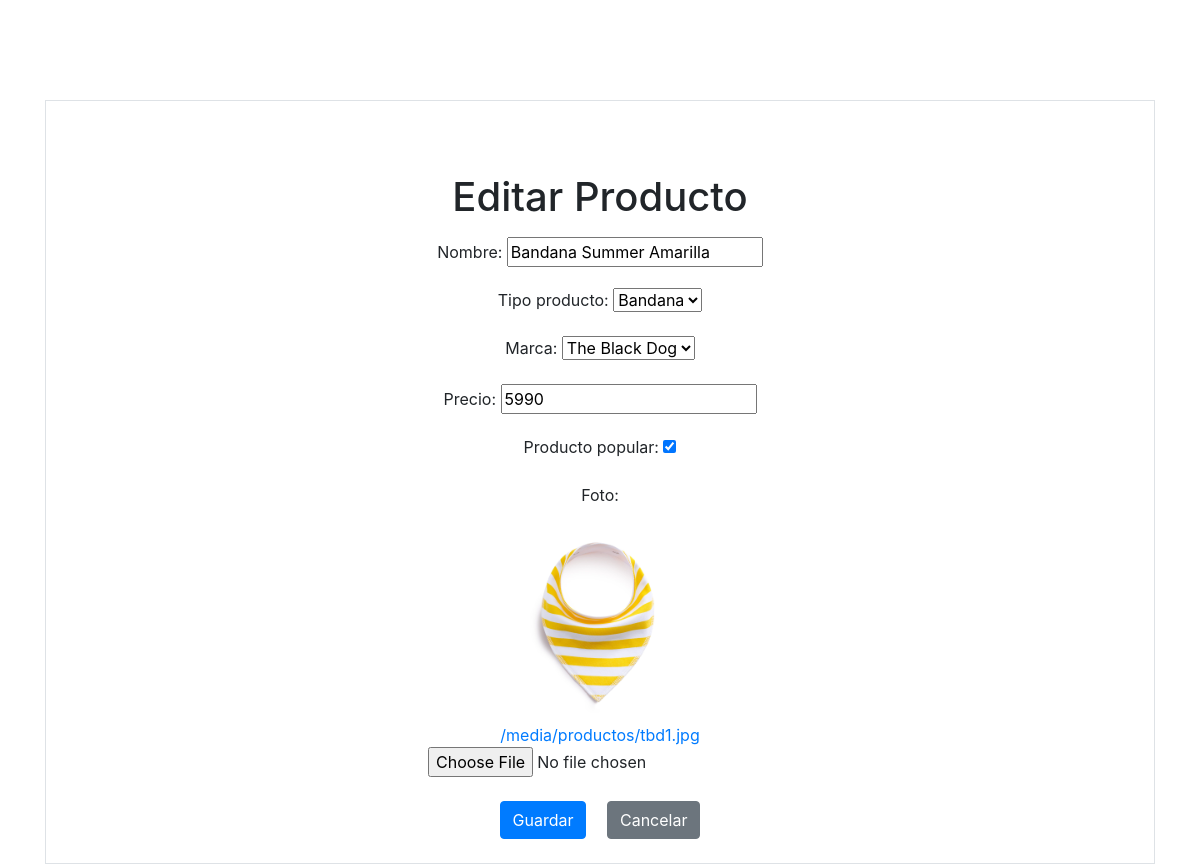
The app's page /producto/1/edit/ (signed in) with its own data.
### tienda/models.py (models this page shows, shortened)
class Producto(models.Model):
    TIPOS_PRODUCTOS = [
        ('bandana', 'Bandana'),
        ('correa', 'Correa')
    ]
    MARCAS = [
        ('max_and_molly', 'Max & Molly'),
        ('the_black_dog', 'The Black Dog'),
        ('wildebeest', 'Wildebeest'),
        ('wilderdog', 'Wilderdog')
    ]
    id = models.AutoField(primary_key=True)
    nombre = models.CharField(max_length=255)
    tipo_producto = models.CharField(max_length=20, choices=TIPOS_PRODUCTOS, default='bandana')
    marca = models.CharField(max_length=20, choices=MARCAS, default='max_and_molly')
    precio = models.IntegerField()
    producto_popular = models.BooleanField(default=False)
    foto = models.ImageField(upload_to='productos/')
    class Meta:
        verbose_name_plural = "Productos"

### tienda/views.py (the view)
# urls.py: path('producto/<int:pk>/edit/', views.producto_update, name='producto_update'),
@user_passes_test(superusuario_requerido, login_url='index')
def producto_update(request, pk):
    producto = get_object_or_404(Producto, pk=pk)
    if request.method == "POST":
        form = ProductoForm(request.POST, request.FILES, instance=producto)
        if form.is_valid():
            producto = form.save()
            return redirect('producto_detail', pk=producto.pk)
    else:
        form = ProductoForm(instance=producto)
    return render(request, 'producto_form.html', {'form': form})

### tienda/forms.py
class ProductoForm(forms.ModelForm):
    class Meta:
        model = Producto
        fields = ['nombre', 'tipo_producto', 'marca', 'precio', 'producto_popular', 'foto']
        widgets = {
            'foto': CustomClearableFileInput
        }

### tienda/views.py (called while the page is built)
def superusuario_requerido(user):
    return user.is_superuser

### tienda/templates/producto_form.html (shortened to what this page needs)
{% extends "base.html" %}
{% block content %}
<div class="container border border-2 p-4 d-flex justify-content-center align-items-center" style="margin-top: 100px;">
    <div>
        <h1 class="mt-5 text-center">{% if form.instance.pk %}Editar{% else %}Crear{% endif %} Producto</h1>
        <form method="post" enctype="multipart/form-data" class="text-center mt-3">
            <div class="form-group mb-3">
                {{ form.nombre.label_tag }}
                {{ form.nombre }}
            </div>
            <div class="form-group mb-3">
                {{ form.tipo_producto.label_tag }}
                {{ form.tipo_producto }}
            </div>
            <div class="form-group mb-3">
                {{ form.marca.label_tag }}
                {{ form.marca }}
            </div>
            <div class="form-group mb-3">
                {{ form.precio.label_tag }}
                {{ form.precio }}
            </div>
            <div class="form-group mb-3">
                {{ form.producto_popular.label_tag }}
                {{ form.producto_popular }}
            </div>
            <div class="form-group mb-3">
                {{ form.foto.label_tag }}
                {{ form.foto }}
            </div>
            <div class="text-center mt-4">
                <button type="submit" class="btn btn-primary mx-2">{% if form.instance.pk %}Guardar{% else %}Crear{% endif %}</button>
                <a href="{% url 'producto_list' %}" class="btn btn-secondary mx-2">Cancelar</a>
            </div>
        </form>
    </div>
</div>
{% endblock %}

### records on screen
Producto: nombre "Bandana Summer Amarilla", tipo_producto "Bandana", marca "The Black Dog", precio "5990", producto_popular "☑"

### other values on screen
{{ widget.value.url }} "/media/productos/tbd1.jpg"
